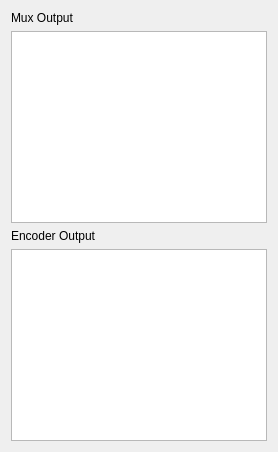
          <widget class="QWidget" name="tab_4">
           <attribute name="title">
            <string>Encoder/Mux</string>
           </attribute>
           <layout class="QVBoxLayout" name="verticalLayout">
            <item>
             <widget class="QLabel" name="label_6">
              <property name="text">
               <string>Mux Output</string>
              </property>
             </widget>
            </item>
            <item>
             <widget class="QTextEdit" name="mux_log_display">
              <property name="verticalScrollBarPolicy">
               <enum>Qt::ScrollBarAsNeeded</enum>
              </property>
              <property name="autoFormatting">
               <set>QTextEdit::AutoAll</set>
              </property>
              <property name="readOnly">
               <bool>true</bool>
              </property>
              <property name="acceptRichText">
               <bool>true</bool>
              </property>
              <property name="textInteractionFlags">
               <set>Qt::NoTextInteraction</set>
              </property>
             </widget>
            </item>
            <item>
             <widget class="QLabel" name="label">
              <property name="text">
               <string>Encoder Output</string>
              </property>
             </widget>
            </item>
            <item>
             <widget class="QTextBrowser" name="encoder_display">
              <property name="enabled">
               <bool>true</bool>
              </property>
             </widget>
            </item>
           </layout>
          </widget>
